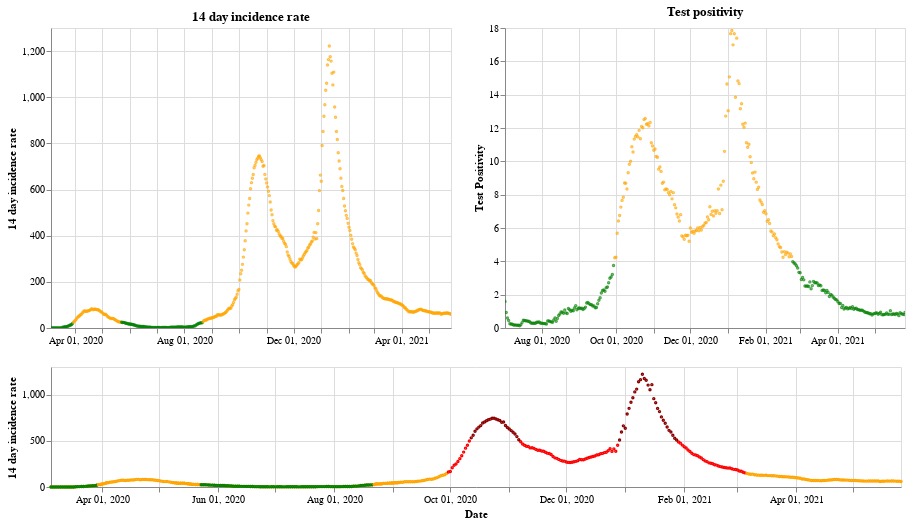

The cell this chart's notebook holds for it:
### Markdown cell above
## Northern Ireland

### Code cell
plot_traffic_light('Northern Ireland')

### Figure 1 — Vega-Lite specification as saved in the notebook (floating-point values rounded to 4 significant figures; data arrays with more than 128 entries replaced by an {"elided": "..."} marker saying what was removed)
{"config": {"view": {"continuousWidth": 400, "continuousHeight": 300}}, "vconcat": [{"hconcat": [{"mark": {"type": "point", "size": 2}, "encoding": {"color": {"condition": {"value": "green", "test": "(datum.twoWeeklyCasesRate <= 25)"}, "value": "orange"}, "tooltip": [{"type": "nominal", "field": "areaName"}, {"type": "temporal", "field": "date"}, {"type": "quantitative", "field": "twoWeeklyCasesRate"}, {"type": "quantitative", "field": "testPositivity"}], "x": {"type": "temporal", "axis": {"title": ""}, "field": "date", "scale": {"domain": {"selection": "DateBrush"}}, "timeUnit": "yearmonthdate"}, "y": {"type": "quantitative", "axis": {"title": "14 day incidence rate"}, "field": "twoWeeklyCasesRate"}}, "title": "14 day incidence rate", "width": 400}, {"mark": {"type": "point", "size": 2}, "encoding": {"color": {"condition": {"value": "green", "test": "(datum.testPositivity <= 4)"}, "value": "orange"}, "tooltip": [{"type": "nominal", "field": "areaName"}, {"type": "temporal", "field": "date"}, {"type": "quantitative", "field": "twoWeeklyCasesRate"}, {"type": "quantitative", "field": "testPositivity"}], "x": {"type": "temporal", "axis": {"title": ""}, "field": "date", "scale": {"domain": {"selection": "DateBrush"}}, "timeUnit": "yearmonthdate"}, "y": {"type": "quantitative", "axis": {"title": "Test Positivity"}, "field": "testPositivity"}}, "title": "Test positivity", "width": 400}]}, {"layer": [{"mark": {"type": "point", "size": 2}, "encoding": {"color": {"condition": {"value": "orange", "test": "((50 && datum.twoWeeklyCasesRate) < 150)"}, "value": "red"}, "opacity": {"condition": {"value": 1, "test": "((50 && datum.twoWeeklyCasesRate) < 500)"}, "value": 0}, "tooltip": [{"type": "nominal", "field": "areaName"}, {"type": "temporal", "field": "date"}, {"type": "quantitative", "field": "twoWeeklyCasesRate"}, {"type": "quantitative", "field": "testPositivity"}], "x": {"type": "temporal", "axis": {"title": "Date"}, "field": "date", "timeUnit": "yearmonthdate"}, "y": {"type": "quantitative", "axis": {"title": "14 day incidence rate"}, "field": "twoWeeklyCasesRate"}}, "selection": {"DateBrush": {"type": "interval", "encodings": ["x"], "fields": ["Time"]}}, "width": 850}, {"mark": {"type": "point", "size": 2}, "encoding": {"color": {"value": "darkred"}, "opacity": {"condition": {"value": 1, "test": "(datum.twoWeeklyCasesRate >= 500)"}, "value": 0}, "tooltip": [{"type": "nominal", "field": "areaName"}, {"type": "temporal", "field": "date"}, {"type": "quantitative", "field": "twoWeeklyCasesRate"}, {"type": "quantitative", "field": "testPositivity"}], "x": {"type": "temporal", "axis": {"title": "Date"}, "field": "date", "timeUnit": "yearmonthdate"}, "y": {"type": "quantitative", "axis": {"title": "14 day incidence rate"}, "field": "twoWeeklyCasesRate"}}, "width": 400}, {"mark": {"type": "point", "size": 2}, "encoding": {"color": {"condition": {"value": "green", "test": "((4 && datum.twoWeeklyCasesRate) < 25)"}, "value": "orange"}, "opacity": {"condition": {"value": 1, "test": "(datum.twoWeeklyCasesRate < 50)"}, "value": 0}, "tooltip": [{"type": "nominal", "field": "areaName"}, {"type": "temporal", "field": "date"}, {"type": "quantitative", "field": "twoWeeklyCasesRate"}, {"type": "quantitative", "field": "testPositivity"}], "x": {"type": "temporal", "axis": {"title": "Date"}, "field": "date", "timeUnit": "yearmonthdate"}, "y": {"type": "quantitative", "axis": {"title": "14 day incidence rate"}, "field": "twoWeeklyCasesRate"}}, "width": 400}], "height": 120, "width": 800}], "data": {"name": "data-c49effbaff58f87ec8ee3291249dfb2d"}, "$schema": "https://vega.github.io/schema/vega-lite/v4.8.1.json", "datasets": {"data-c49effbaff58f87ec8ee3291249dfb2d": {"elided": "448 records"}}}
